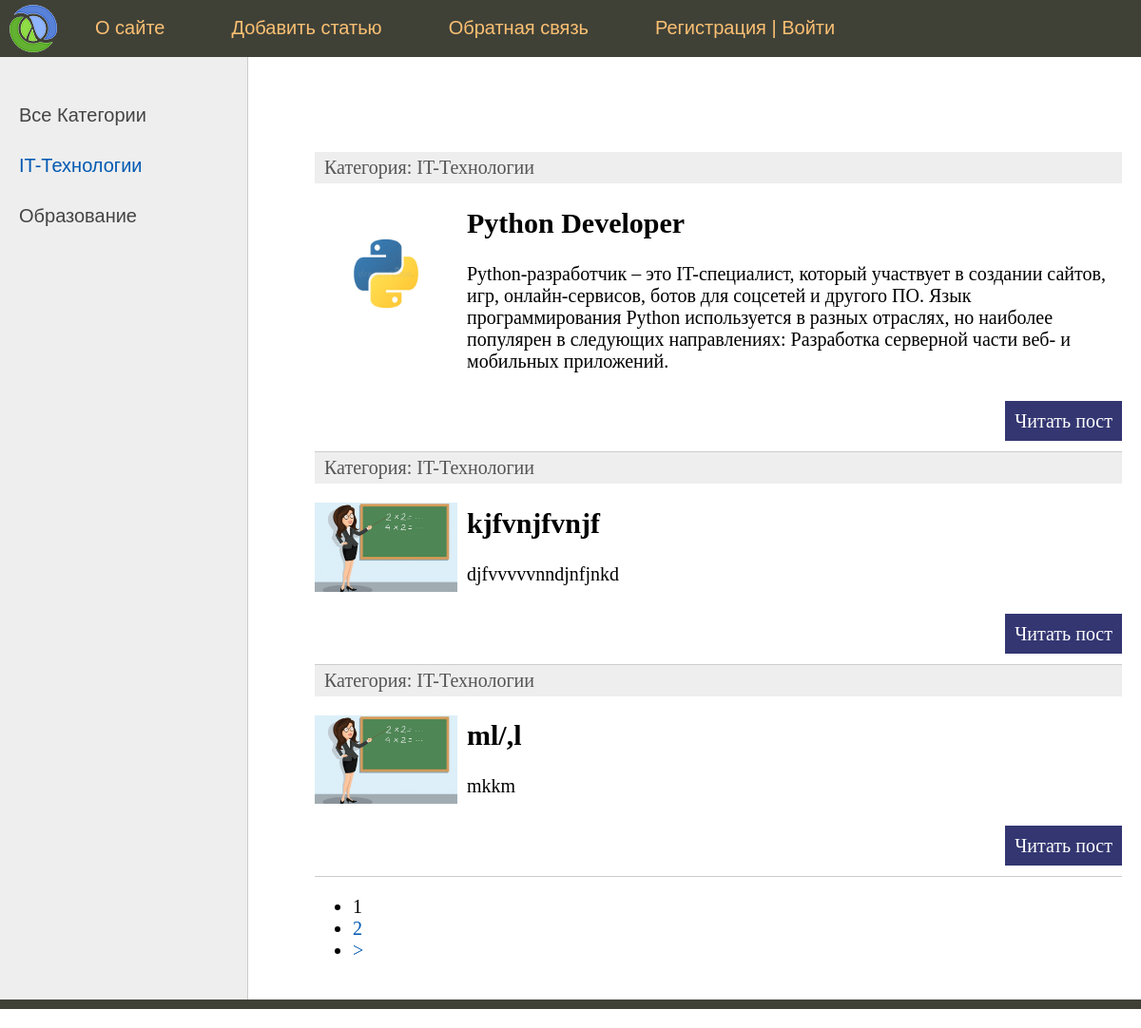
Page /category/it-tehnologii/ on the committed database.
### professions/models.py (models this page shows, shortened)
class Category(models.Model):
    name = models.CharField(max_length=100, db_index=True, verbose_name="Категория")
    slug = models.SlugField(max_length=255, unique=True, db_index=True, verbose_name="URL")
    def __str__(self):
        return self.name
    class Meta:
        verbose_name = 'Категория'
        verbose_name_plural = 'Категории'
        ordering = ['id']

class Professions (models.Model):
    title = models.CharField(max_length=255, verbose_name="Заголовок")
    slug = models.SlugField(max_length=255, unique=True, db_index=True, verbose_name="URL")
    content = models.TextField(blank=True, verbose_name="Текст статьи")
    photo = models.ImageField (upload_to="photos/%Y/%m/%d/", verbose_name="Фото")
    cat = models.ForeignKey('Category', on_delete=models.PROTECT, verbose_name="Категория")
    def get_absolute_url(self):
        return reverse('post', kwargs={'post_slug':self.slug})
    class Meta:
        verbose_name = 'Профессии'
        verbose_name_plural = 'Профессии'

### professions/views.py (the view)
# urls.py: path('category/<slug:cat_slug>/', ProfessionsCategory.as_view(), name='category'),
class ProfessionsCategory(DataMixin, ListView):
    model = Professions
    template_name = 'professions/index.html'
    context_object_name = 'posts'
    allow_empty = False
    def get_queryset(self):
        return Professions.objects.filter(cat__slug=self.kwargs['cat_slug']).select_related('cat')
    def get_context_data(self, *, object_list=None, **kwargs):
        context = super().get_context_data(**kwargs)
        c = Category.objects.get(slug=self.kwargs['cat_slug'])
        c_def = self.get_user_context(title='Категория - ' + str(c.name),
                                      cat_selected=c.pk)
        return dict(list(context.items()) + list(c_def.items()))

### professions/utils.py (called while the page is built)
    def get_user_context(self, **kwargs):
        context = kwargs
        cats = Category.objects.all()
        context['menu'] = menu
        context['cats'] = cats
        if 'cat_selected' not in context:
            context['cat_selected'] = 0
        return context

### professions/templates/professions/index.html (shortened to what this page needs)
{% extends 'professions/base.html' %}
{% block content %}
<ul class="list-articles">
	{% for p in posts %}
			<li><div class="article-panel">
	<p class="first">Категория: {{p.cat}}</p>
</div>
{% if p.photo %}
	<p><img class="img-article-left thumb" src="{{p.photo.url}}"></p>
{% endif %}
				<h2>{{p.title}}</h2>
	{% autoescape on %}
	{{p.content|linebreaks|truncatewords:50}}
	{% endautoescape %}
			<p class="link-read-post"><a href="{{ p.get_absolute_url }}">Читать пост</a></p>
			</li>
	{% endfor %}
</ul>
{% endblock %}

### professions/templates/professions/base.html (shortened to what this page needs)
{% load static %}
{% load professions_tags %}
<!DOCTYPE html>
<html>
<head>
	<link type="text/css" href="{% static 'professions/css/styles.css' %}" rel="stylesheet" />
</head>
<body>
<table class="table-page" border=0 cellpadding="0" cellspacing="0">
<tr><td valign=top>
{% block mainmenu %}
		<div class="header">
			<ul id="mainmenu" class="mainmenu">
			<li class="logo"><a href="{% url 'home' %}"><div class="logo"></div></a></li>
{% for m in menu %}
				<li><a href="{% url m.url_name %}">{{m.title}}</a></li>
{% endfor %}
				{% if request.user.is_authenticated %}
				<li class="last"> {{user.username}} | <a href="{% url 'logout' %}">Выйти</a></li>
				{% else %}
				<li class="last>"><a href="{% url 'register' %}">Регистрация</a> | <a href="{% url 'login' %}">Войти</a></li>
				{% endif %}
			</ul>
		</div>
{% endblock mainmenu %}
<table class="table-content" border=0 cellpadding="0" cellspacing="0">
<tr>
	<td valign="top" class="left-chapters">
	<ul id="leftchapters">
{% if cat_selected == 0 %}
		<li class="selected">Все Категории</li>
{% else %}
		<li><a href="{% url 'home' %}">Все Категории</a></li>
{% endif %}
{% for c in cats %}
	{% if c.pk == cat_selected %}
		<li class="selected">{{c.name}}</li>
		{% else %}
		<li><a href="{{ c.get_absolute_urlc}}">{{c.name}}</a></li>
		{% endif %}
{% endfor %}
	</ul>
</td>
<td valign="top" class="content">
	<div class="content-text">
{% block content %}
{% endblock %}
{% if page_obj.has_other_pages %}
<nav class="list-pages">
	<ul>
		{% for p in paginator.page_range %}
		{% if page_obj.number == p %}
		<li class="page-num page-num-selected">{{ p }}</li>
		{% elif p >= page_obj.number|add:-2 and p <= page_obj.number|add:2 %}
		<li class="page-num">
			<a href="?page={{ p }}">{{ p }}</a>
		</li>
		{% endif %}
		{% endfor %}
{% if page_obj.has_next %}
<li class="page-num">
	<a href="?page={{ page_obj.next_page_number }}">&gt;</a>
</li>
{% endif %}
	</ul>
</nav>
{% endif %}
	</div>
</td></tr></table>
</td></tr>
<tr><td valign=top>
	<div id="footer">
	</div>
</td></tr></table>
</body>
</html>

### professions/static/professions/css/styles.css (style rules this page uses)
html, body { font-family: 'Arial'; margin: 0; padding: 0; height: 100%; width: 100%; color: #444; }
a { color: #0059b2; text-decoration: none; }
img { max-width: 600px; height: auto; }
img.img-article-left { max-width: 300px; height: auto; float: left; padding: 0 10px 10px 0; }
img.img-article-left.thumb { max-width: 150px; height: auto; }
p.link-read-post { text-align: right; }
p.link-read-post a { padding: 10px; min-width: 100px; background: #333671; color: #fff; text-decoration: none; }
div.article-panel { background: #eee; padding: 5px 10px 5px 10px; box-sizing border-box; overflow: hidden; color: #555; }
div.article-panel p.first { margin: 0; float: left; }
ul.list-articles { list-style: none; margin: 0; padding: 0; }
ul.list-articles li { border-bottom: 1px solid #ccc; }
.table-page { width: 100%; height: 100%; vertical-align: top; }
.table-page tr { height: 100%; }
.header { background: #3F4137; height: 60px; }
.logo { background: url('../images/logo.png') no-repeat 10px 5px; width: 70px; height: 60px; }
ul.mainmenu { list-style: none; margin: 0; padding: 0; height: 60px; color: #fdc073; font-size: 20px; overflow: hidden; }
ul.mainmenu li { float: left; margin: 18px 40px 0 30px; }
ul.mainmenu li.logo { margin: 0; }
ul.mainmenu li a { color: #fdc073; text-decoration: none; }
.table-content { width: 100%; min-height: 100%; height: 100%; }
.left-chapters { margin: 0; background: #eee; border-right: 1px solid #ccc; min-height: 100%; }
.left-chapters ul { width: 230px; min-height: 100%; margin: 0; padding: 20px 10px 10px 20px; list-style: none; font-size: 20px; }
.left-chapters ul li { margin: 30px 0 0 0; color: #999; }
.left-chapters ul li.selected { color: #0059b2; }
.left-chapters ul li a { color: #444; text-decoration: none; }
.content { padding: 40px 20px 20px 40px; width: 100%; box-sizing: border-box; }
.content-text { margin: 60px 0 0 30px; color: #000; font-size: 20px; font-family: Yandex Sans Display Light; }
#footer { box-sizing: border-box; background: #3F4137; padding: 5px; color: #aaa; font-size: 14px; font-family: Verdana, Geneva, Arial, Helvetica; text-align: left; overflow: hidden; }

### rows in the picture
Category: name "IT-Технологии"
Category: name "Образование"
Professions: cat "IT-Технологии", photo (picture), title "Python Developer", content "Python-разработчик – это IT-специалист, который участвует в создании сайтов, игр, онлайн-сервисов, ботов для соцсетей и другого ПО. Язык программирования Python используется в разных отраслях, но наиболее популярен в следующих направлениях: Разработка серверной части веб- и мобильных приложений."
Professions: cat "IT-Технологии", photo (picture), title "kjfvnjfvnjf", content "djfvvvvvnndjnfjnkd"
Professions: cat "IT-Технологии", photo (picture), title "ml/,l", content "mkkm"

### other values in the picture
{{ m.title }} "О сайте" "Добавить статью" "Обратная связь"
{{ p }} "1"
{{ p }} "2"
